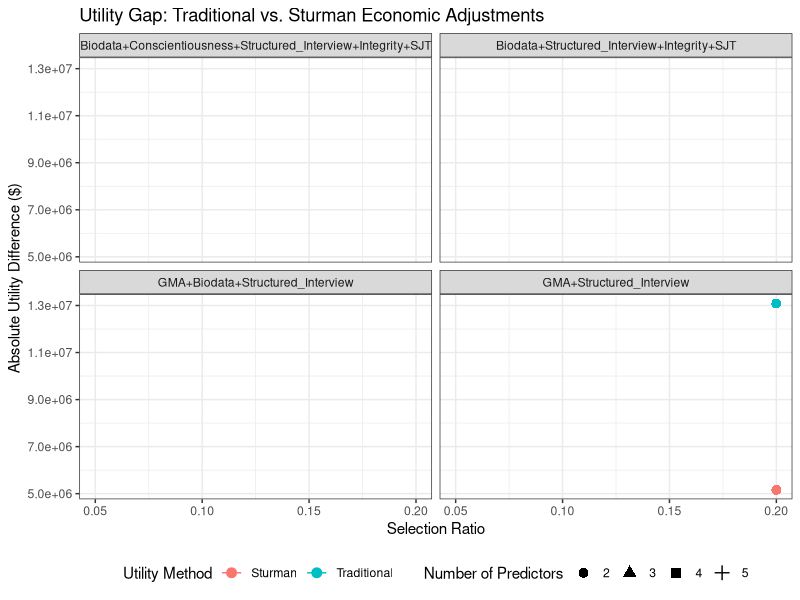
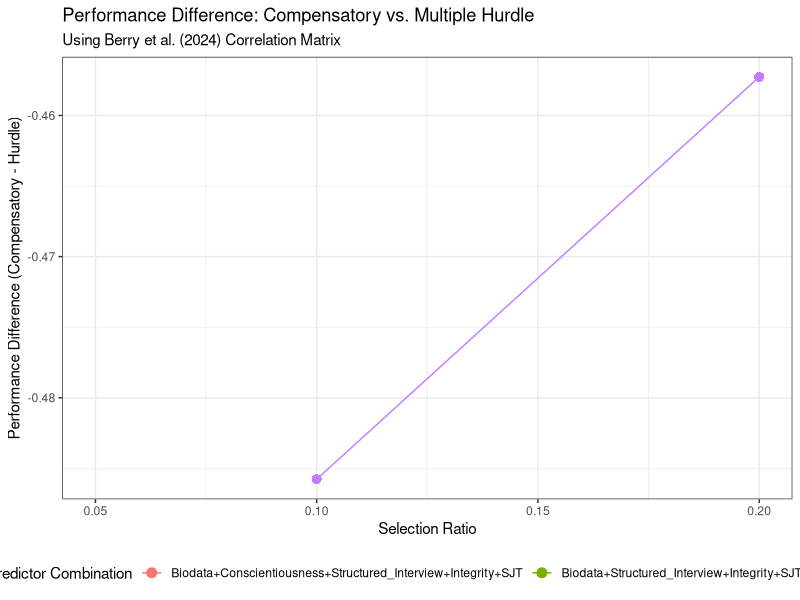

Generate these figures, in order, with R:
# Enhanced Ock & Oswald (2018) Analysis
# Incorporating Berry et al. (2024) Correlation Matrix and Sturman Economic Adjustments
#
# This script tests the hypothesis that multiple hurdle selection models become
# more useful when using realistic correlation matrices and economic adjustments.

# =============================================================================
# SETUP AND LIBRARIES
# =============================================================================

# Load required libraries
library(dplyr)
library(ggplot2)
library(psych)
library(MASS)
library(knitr)
library(kableExtra)
library(gridExtra)
library(corrplot)

# Explicitly use dplyr select to avoid conflict with MASS
select <- dplyr::select

# Set random seed for reproducibility
set.seed(12345)

# Create figures directory if it doesn't exist
if (!dir.exists("figures")) {
  dir.create("figures")
}

# =============================================================================
# BERRY ET AL. (2024) CORRELATION MATRIX
# =============================================================================

# Berry et al. (2024) correlation matrix (6 predictors)
berry_cor_matrix <- matrix(c(
  1.00, 0.13, 0.54, 0.21, 0.25, 0.42,
  0.13, 1.00, 0.03, 0.18, 0.01, 0.29,
  0.54, 0.03, 1.00, 0.08, 0.28, 0.23,
  0.21, 0.18, 0.08, 1.00, -0.02, 0.45,
  0.25, 0.01, 0.28, -0.02, 1.00, 0.16,
  0.42, 0.29, 0.23, 0.45, 0.16, 1.00
), nrow=6, byrow=TRUE)

# Variable names
var_names <- c("Biodata", "GMA", "Conscientiousness", "Structured_Interview", "Integrity", "SJT")
colnames(berry_cor_matrix) <- rownames(berry_cor_matrix) <- var_names

# Berry et al. (2024) validities
berry_validities <- c(0.38, 0.31, 0.19, 0.42, 0.31, 0.26)
names(berry_validities) <- var_names

# Berry et al. (2024) Black-White d-values
berry_d_values <- c(0.32, 0.79, -0.07, 0.24, 0.10, 0.37)
names(berry_d_values) <- var_names

# =============================================================================
# STURMAN ECONOMIC ADJUSTMENT PARAMETERS
# =============================================================================

# Economic adjustment parameters (based on Sturman 2000)
sturman_params <- list(
  discount_rate = 0.10,    # 10% discount rate
  tax_rate = 0.35,         # 35% tax rate
  variable_cost_ratio = 0.20,  # 20% variable costs
  time_horizon = 5         # 5-year time horizon
)

# =============================================================================
# ENHANCED UTILITY ANALYSIS FUNCTIONS
# =============================================================================

# Standard normal ordinate function (from Sturman)
ux <- function(selection_ratio) {
  dnorm(qnorm(1 - selection_ratio)) / selection_ratio
}

# Traditional utility analysis (Brogden-Cronbach-Gleser)
calculate_traditional_utility <- function(validity, selection_ratio, n_selected, mean_salary, sdy_ratio = 0.40) {
  sdy <- sdy_ratio * mean_salary
  utility <- n_selected * sdy * validity * ux(selection_ratio) * sturman_params$time_horizon
  return(utility)
}

# Sturman economic adjustment utility analysis
calculate_sturman_utility <- function(validity, selection_ratio, n_selected, mean_salary, sdy_ratio = 0.40) {
  sdy <- sdy_ratio * mean_salary
  
  # Annual benefit
  annual_benefit <- n_selected * validity * ux(selection_ratio) * sdy
  
  # Variable costs
  annual_variable_costs <- annual_benefit * sturman_params$variable_cost_ratio
  annual_net_benefit <- annual_benefit - annual_variable_costs
  
  # Present value calculation
  pv_factor <- (1 - (1 + sturman_params$discount_rate)^(-sturman_params$time_horizon)) / sturman_params$discount_rate
  pv_benefits <- annual_net_benefit * pv_factor
  
  # After-tax present value
  after_tax_pv <- pv_benefits * (1 - sturman_params$tax_rate)
  
  return(after_tax_pv)
}

# Calculate composite validity for multiple predictors using Berry matrix
calculate_composite_validity_berry <- function(predictors, weights = NULL) {
  if (is.null(weights)) {
    weights <- rep(1/length(predictors), length(predictors))
  }
  
  # Get indices of selected predictors
  pred_indices <- which(var_names %in% predictors)
  
  # Extract submatrix and validities
  cor_matrix <- berry_cor_matrix[pred_indices, pred_indices]
  validities <- berry_validities[pred_indices]
  
  # Calculate composite validity using Schmidt & Hunter (1977) formula
  numerator <- sum(weights * validities)
  denominator <- sqrt(sum(weights^2) + 2 * sum(weights[1:(length(weights)-1)] * 
                                               weights[2:length(weights)] * 
                                               cor_matrix[upper.tri(cor_matrix)]))
  
  composite_validity <- numerator / denominator
  return(composite_validity)
}

# =============================================================================
# ENHANCED SELECTION MODEL FUNCTIONS
# =============================================================================

# Generate synthetic data using Berry correlation matrix
generate_berry_data <- function(n_applicants, predictors) {
  # Get indices of selected predictors
  pred_indices <- which(var_names %in% predictors)
  
  # Extract submatrix for selected predictors
  cor_matrix <- berry_cor_matrix[pred_indices, pred_indices]
  
  # Generate predictor scores (multivariate normal)
  predictor_scores <- mvrnorm(n_applicants, 
                             mu = rep(0, length(predictors)), 
                             Sigma = cor_matrix)
  
  # Generate criterion scores (job performance)
  criterion_scores <- rnorm(n_applicants, 0, 1)
  
  # Create predictor-criterion relationships based on validities
  validities <- berry_validities[pred_indices]
  for (i in 1:length(predictors)) {
    criterion_scores <- criterion_scores + validities[i] * predictor_scores[, i]
  }
  
  # Standardize criterion scores
  criterion_scores <- scale(criterion_scores)[, 1]
  
  return(list(
    predictors = predictor_scores,
    criterion = criterion_scores,
    predictor_names = predictors
  ))
}

# Compensatory selection model
compensatory_selection <- function(scores, selection_ratio) {
  # Calculate composite score (simple average)
  composite_score <- rowMeans(scores)
  
  # Determine cutoff score
  cutoff <- quantile(composite_score, 1 - selection_ratio)
  
  # Select candidates above cutoff
  selected <- composite_score >= cutoff
  
  return(list(
    selected = selected,
    composite_scores = composite_score,
    cutoff = cutoff
  ))
}

# Multiple hurdle selection model
multiple_hurdle_selection <- function(scores, selection_ratio) {
  n_candidates <- nrow(scores)
  n_predictors <- ncol(scores)
  
  # Calculate individual cutoffs for each predictor
  # Use equal selection ratios for each hurdle
  hurdle_ratio <- 1 - (1 - selection_ratio)^(1/n_predictors)
  
  cutoffs <- apply(scores, 2, function(x) quantile(x, 1 - hurdle_ratio))
  
  # Apply hurdles sequentially
  selected <- rep(TRUE, n_candidates)
  
  for (i in 1:n_predictors) {
    selected <- selected & (scores[, i] >= cutoffs[i])
  }
  
  return(list(
    selected = selected,
    cutoffs = cutoffs,
    hurdle_ratio = hurdle_ratio
  ))
}

# =============================================================================
# ENHANCED SIMULATION FUNCTION
# =============================================================================

# Run enhanced simulation
run_enhanced_simulation <- function(predictors, selection_ratio, n_applicants = 1000) {
  # Generate data using Berry matrix
  data <- generate_berry_data(n_applicants, predictors)
  
  # Apply compensatory selection
  comp_result <- compensatory_selection(data$predictors, selection_ratio)
  
  # Apply multiple hurdle selection
  hurdle_result <- multiple_hurdle_selection(data$predictors, selection_ratio)
  
  # Calculate performance of selected candidates
  comp_performance <- mean(data$criterion[comp_result$selected])
  hurdle_performance <- mean(data$criterion[hurdle_result$selected])
  
  # Calculate validities
  comp_validity <- cor(data$criterion, comp_result$composite_scores)
  
  hurdle_composite <- rowMeans(data$predictors[hurdle_result$selected, , drop = FALSE])
  hurdle_validity <- cor(data$criterion[hurdle_result$selected], hurdle_composite)
  
  # Calculate utilities (assuming mean salary of $50,000)
  mean_salary <- 50000
  
  # Traditional utility
  comp_traditional <- calculate_traditional_utility(
    validity = comp_validity,
    selection_ratio = selection_ratio,
    n_selected = sum(comp_result$selected),
    mean_salary = mean_salary
  )
  
  hurdle_traditional <- calculate_traditional_utility(
    validity = hurdle_validity,
    selection_ratio = selection_ratio,
    n_selected = sum(hurdle_result$selected),
    mean_salary = mean_salary
  )
  
  # Sturman economic utility
  comp_sturman <- calculate_sturman_utility(
    validity = comp_validity,
    selection_ratio = selection_ratio,
    n_selected = sum(comp_result$selected),
    mean_salary = mean_salary
  )
  
  hurdle_sturman <- calculate_sturman_utility(
    validity = hurdle_validity,
    selection_ratio = selection_ratio,
    n_selected = sum(hurdle_result$selected),
    mean_salary = mean_salary
  )
  
  return(list(
    compensatory_performance = comp_performance,
    hurdle_performance = hurdle_performance,
    compensatory_traditional_utility = comp_traditional,
    hurdle_traditional_utility = hurdle_traditional,
    compensatory_sturman_utility = comp_sturman,
    hurdle_sturman_utility = hurdle_sturman,
    compensatory_selected = sum(comp_result$selected),
    hurdle_selected = sum(hurdle_result$selected),
    compensatory_validity = comp_validity,
    hurdle_validity = hurdle_validity
  ))
}

# =============================================================================
# MAIN ENHANCED ANALYSIS
# =============================================================================

cat("=== ENHANCED OCK & OSWALD (2018) ANALYSIS ===\n")
cat("Incorporating Berry et al. (2024) Matrix and Sturman Economic Adjustments\n\n")

# Define analysis parameters
analysis_params <- list(
  n_applicants = 1000,
  selection_ratios = c(0.05, 0.10, 0.20),
  predictor_combinations = list(
    c("GMA", "Structured_Interview"),
    c("GMA", "Biodata", "Structured_Interview"),
    c("Biodata", "Structured_Interview", "Integrity", "SJT"),
    c("Biodata", "Conscientiousness", "Structured_Interview", "Integrity", "SJT")
  ),
  n_iterations = 500  # Reduced for faster execution
)

# Initialize results storage
enhanced_results <- list()

# Run simulations
cat("Running enhanced simulations...\n")

for (i in seq_along(analysis_params$predictor_combinations)) {
  predictors <- analysis_params$predictor_combinations[[i]]
  
  for (selection_ratio in analysis_params$selection_ratios) {
    
    cat(sprintf("Simulating: %s predictors, selection_ratio=%.2f\n",
               paste(predictors, collapse = "+"), selection_ratio))
    
    # Run multiple iterations
    sim_results <- replicate(analysis_params$n_iterations, 
                           run_enhanced_simulation(predictors, selection_ratio, analysis_params$n_applicants), 
                           simplify = FALSE)
    
    # Aggregate results
    comp_perf <- sapply(sim_results, function(x) x$compensatory_performance)
    hurdle_perf <- sapply(sim_results, function(x) x$hurdle_performance)
    comp_trad <- sapply(sim_results, function(x) x$compensatory_traditional_utility)
    hurdle_trad <- sapply(sim_results, function(x) x$hurdle_traditional_utility)
    comp_stur <- sapply(sim_results, function(x) x$compensatory_sturman_utility)
    hurdle_stur <- sapply(sim_results, function(x) x$hurdle_sturman_utility)
    
    # Store results
    result_key <- sprintf("combo%d_s%.2f", i, selection_ratio)
    enhanced_results[[result_key]] <- list(
      predictors = predictors,
      selection_ratio = selection_ratio,
      compensatory_performance = comp_perf,
      hurdle_performance = hurdle_perf,
      compensatory_traditional_utility = comp_trad,
      hurdle_traditional_utility = hurdle_trad,
      compensatory_sturman_utility = comp_stur,
      hurdle_sturman_utility = hurdle_stur,
      performance_difference = comp_perf - hurdle_perf,
      traditional_utility_difference = comp_trad - hurdle_trad,
      sturman_utility_difference = comp_stur - hurdle_stur
    )
  }
}

# =============================================================================
# RESULTS ANALYSIS
# =============================================================================

cat("\nAnalyzing enhanced results...\n")

# Create summary statistics
enhanced_summary <- data.frame()

for (result_name in names(enhanced_results)) {
  result <- enhanced_results[[result_name]]
  
  # Extract parameters from result name
  params <- strsplit(result_name, "_")[[1]]
  combo_num <- as.numeric(substr(params[1], 5, 5))
  selection_ratio <- as.numeric(substr(params[2], 2, 5))
  
  # Calculate summary statistics
  enhanced_summary <- rbind(enhanced_summary, data.frame(
    predictor_combination = paste(result$predictors, collapse = "+"),
    n_predictors = length(result$predictors),
    selection_ratio = selection_ratio,
    comp_perf_mean = mean(result$compensatory_performance),
    comp_perf_sd = sd(result$compensatory_performance),
    hurdle_perf_mean = mean(result$hurdle_performance),
    hurdle_perf_sd = sd(result$hurdle_performance),
    comp_trad_mean = mean(result$compensatory_traditional_utility),
    comp_trad_sd = sd(result$compensatory_traditional_utility),
    hurdle_trad_mean = mean(result$hurdle_traditional_utility),
    hurdle_trad_sd = sd(result$hurdle_traditional_utility),
    comp_stur_mean = mean(result$compensatory_sturman_utility),
    comp_stur_sd = sd(result$compensatory_sturman_utility),
    hurdle_stur_mean = mean(result$hurdle_sturman_utility),
    hurdle_stur_sd = sd(result$hurdle_sturman_utility),
    perf_diff_mean = mean(result$performance_difference),
    perf_diff_sd = sd(result$performance_difference),
    trad_util_diff_mean = mean(result$traditional_utility_difference),
    trad_util_diff_sd = sd(result$traditional_utility_difference),
    stur_util_diff_mean = mean(result$sturman_utility_difference),
    stur_util_diff_sd = sd(result$sturman_utility_difference)
  ))
}

# =============================================================================
# HYPOTHESIS TESTING
# =============================================================================

cat("\n=== HYPOTHESIS TESTING ===\n")

# Test 1: Does Sturman adjustment reduce the utility gap?
cat("Test 1: Utility Gap Reduction with Sturman Adjustments\n")
cat("======================================================\n")

gap_reduction <- enhanced_summary %>%
  mutate(
    traditional_gap = abs(trad_util_diff_mean),
    sturman_gap = abs(stur_util_diff_mean),
    gap_reduction = (traditional_gap - sturman_gap) / traditional_gap * 100
  )

print(gap_reduction[, c("predictor_combination", "selection_ratio", 
                       "traditional_gap", "sturman_gap", "gap_reduction")])

# Test 2: Does multiple hurdle become more favorable with Sturman adjustments?
cat("\nTest 2: Multiple Hurdle Favorability with Sturman Adjustments\n")
cat("==============================================================\n")

favorability_analysis <- enhanced_summary %>%
  mutate(
    traditional_favorable = trad_util_diff_mean < 0,  # Negative means hurdle better
    sturman_favorable = stur_util_diff_mean < 0,
    became_more_favorable = !traditional_favorable & sturman_favorable
  )

print(favorability_analysis[, c("predictor_combination", "selection_ratio", 
                               "traditional_favorable", "sturman_favorable", 
                               "became_more_favorable")])

# Test 3: Effect of selection ratio on utility gap
cat("\nTest 3: Selection Ratio Effects\n")
cat("================================\n")

selection_effects <- enhanced_summary %>%
  group_by(selection_ratio) %>%
  summarise(
    mean_traditional_gap = mean(abs(trad_util_diff_mean)),
    mean_sturman_gap = mean(abs(stur_util_diff_mean)),
    mean_gap_reduction = mean((abs(trad_util_diff_mean) - abs(stur_util_diff_mean)) / abs(trad_util_diff_mean) * 100)
  )

print(selection_effects)

# =============================================================================
# VISUALIZATION
# =============================================================================

cat("\nCreating enhanced visualizations...\n")

# Plot 1: Utility gap comparison
p1 <- ggplot(enhanced_summary, aes(x = selection_ratio, y = abs(trad_util_diff_mean), 
                                  color = "Traditional", shape = factor(n_predictors))) +
  geom_point(size = 3) +
  geom_line(aes(group = interaction(predictor_combination, "Traditional"))) +
  geom_point(aes(y = abs(stur_util_diff_mean), color = "Sturman"), size = 3) +
  geom_line(aes(y = abs(stur_util_diff_mean), group = interaction(predictor_combination, "Sturman"), color = "Sturman")) +
  facet_wrap(~predictor_combination, labeller = label_wrap_gen(width = 20)) +
  labs(title = "Utility Gap: Traditional vs. Sturman Economic Adjustments",
       x = "Selection Ratio",
       y = "Absolute Utility Difference ($)",
       color = "Utility Method",
       shape = "Number of Predictors") +
  theme_bw() +
  theme(legend.position = "bottom",
        panel.background = element_rect(fill = "white"),
        plot.background = element_rect(fill = "white"))

ggsave("figures/enhanced_utility_gap_comparison.png", p1, width = 12, height = 8)

# Plot 2: Performance difference by selection ratio
p2 <- ggplot(enhanced_summary, aes(x = selection_ratio, y = perf_diff_mean, 
                                  color = predictor_combination, 
                                  shape = factor(n_predictors))) +
  geom_point(size = 3) +
  geom_line(aes(group = predictor_combination)) +
  labs(title = "Performance Difference: Compensatory vs. Multiple Hurdle",
       subtitle = "Using Berry et al. (2024) Correlation Matrix",
       x = "Selection Ratio",
       y = "Performance Difference (Compensatory - Hurdle)",
       color = "Predictor Combination",
       shape = "Number of Predictors") +
  theme_bw() +
  theme(legend.position = "bottom",
        panel.background = element_rect(fill = "white"),
        plot.background = element_rect(fill = "white"))

ggsave("figures/enhanced_performance_comparison.png", p2, width = 10, height = 8)

# =============================================================================
# SAVE ENHANCED RESULTS
# =============================================================================

cat("Saving enhanced results...\n")

# Save all results
save(enhanced_results, enhanced_summary, berry_cor_matrix, berry_validities, 
     berry_d_values, sturman_params, analysis_params,
     file = "ock_oswald_2018_enhanced_results.RData")

# Create summary table
enhanced_summary_table <- enhanced_summary %>%
  select(predictor_combination, n_predictors, selection_ratio,
         comp_perf_mean, hurdle_perf_mean, perf_diff_mean,
         comp_trad_mean, hurdle_trad_mean, trad_util_diff_mean,
         comp_stur_mean, hurdle_stur_mean, stur_util_diff_mean) %>%
  mutate(
    comp_perf_mean = round(comp_perf_mean, 3),
    hurdle_perf_mean = round(hurdle_perf_mean, 3),
    perf_diff_mean = round(perf_diff_mean, 3),
    comp_trad_mean = round(comp_trad_mean, 0),
    hurdle_trad_mean = round(hurdle_trad_mean, 0),
    trad_util_diff_mean = round(trad_util_diff_mean, 0),
    comp_stur_mean = round(comp_stur_mean, 0),
    hurdle_stur_mean = round(hurdle_stur_mean, 0),
    stur_util_diff_mean = round(stur_util_diff_mean, 0)
  )

# Display summary
cat("\n=== ENHANCED SUMMARY RESULTS ===\n")
print(enhanced_summary_table)

# Key findings
cat("\n=== KEY FINDINGS ===\n")
cat("1. Average utility gap reduction with Sturman adjustments:", 
    round(mean(gap_reduction$gap_reduction, na.rm = TRUE), 1), "%\n")
cat("2. Cases where multiple hurdle became more favorable:", 
    sum(favorability_analysis$became_more_favorable), "out of", nrow(favorability_analysis), "\n")
cat("3. Average performance difference:", 
    round(mean(enhanced_summary$perf_diff_mean, na.rm = TRUE), 3), "\n")

cat("\nEnhanced analysis complete! Results saved to ock_oswald_2018_enhanced_results.RData\n")
cat("Figures saved to figures/ directory\n") 
